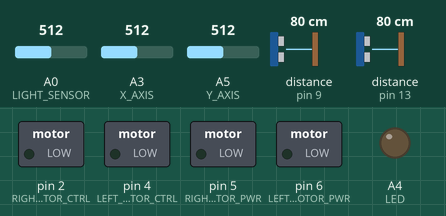
A sketch run on a simulated Arduino Uno, built with avr-gcc and run on an emulated ATmega328P. On the bench: switched loads named in the sketch (green lamp = pin HIGH), output pins drawn as LEDs (lit = HIGH). Inputs (shaded band) come from the test bench; at power-on: A0 (LIGHT_SENSOR) = 512, A3 (X_AXIS) = 512, A5 (Y_AXIS) = 512, distance to the obstacle (sensors on pin 9, pin 13) 80 cm. The echo pulse lasts 58.3 µs per cm; pins used as bus, display or sensor lines are not drawn.

Above: at 1.2 s.
1.3 s: A0 (LIGHT_SENSOR) set to 492
At 2.5 s:
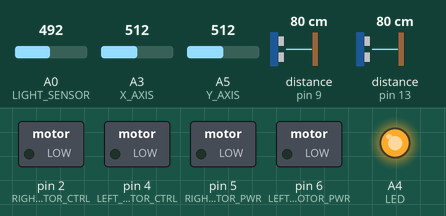
2.8 s: A3 (X_AXIS) set to 716
At 4.0 s:
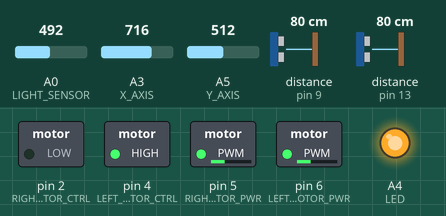
4.3 s: A5 (Y_AXIS) set to 545
5.8 s: A5 (Y_AXIS) set to 563
At 6.5 s:
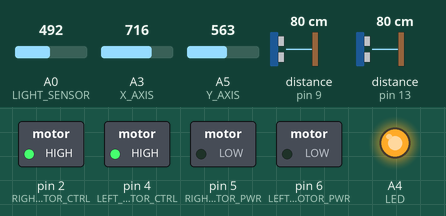
7.3 s: A0 (LIGHT_SENSOR) set to 510
At 7.9 s:
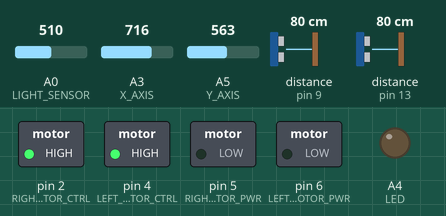
8.8 s: A5 (Y_AXIS) set to 511
At 10.1 s:
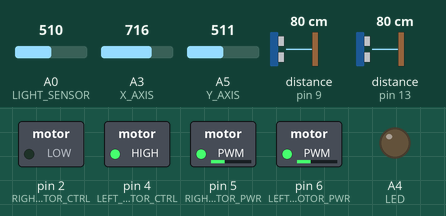
Timing chart, 0 to 11.3 s (numbered marks = the images above; inputs shaded):
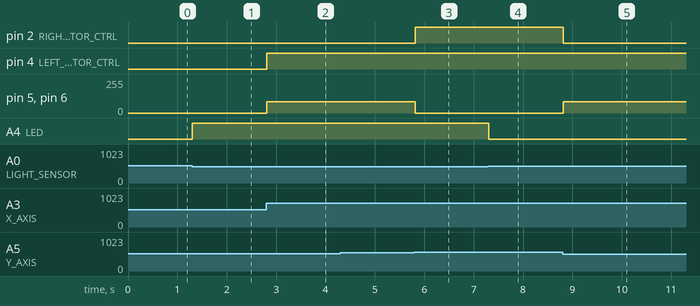

Measured:
- the behaviour switches between 500 and 499 on A0 (LIGHT_SENSOR) (found by bisection; images 0 and 1)
- the behaviour switches between 562 and 563 on A5 (Y_AXIS) (found by bisection; images 2 and 3)
- after the input at 1.3 s, A4 (LED): LOW → HIGH at once
- after the input at 2.8 s, pin 4 (LEFT_MOTOR_CTRL): LOW → HIGH at once; pin 5 (RIGHT_MOTOR_PWR), pin 6 (LEFT_MOTOR_PWR): 0/255 → 85/255 at once
- after the input at 4.3 s, every drawn part: stays the same
- after the input at 5.8 s, pin 2 (RIGHT_MOTOR_CTRL): LOW → HIGH at once; pin 5 (RIGHT_MOTOR_PWR), pin 6 (LEFT_MOTOR_PWR): 85/255 → 0/255 at once
- after the input at 7.3 s, A4 (LED): HIGH → LOW at once
- after the input at 8.8 s, pin 2 (RIGHT_MOTOR_CTRL): HIGH → LOW at once; pin 5 (RIGHT_MOTOR_PWR), pin 6 (LEFT_MOTOR_PWR): 0/255 → 85/255 at once

The sketch:

Cod_masina_infrared.ino
```cpp
// Pin Definitions
const int X_AXIS = A3;
const int Y_AXIS = A5;
const int LIGHT_SENSOR = A0;
const int LED = A4;

const int RIGHT_MOTOR_CTRL = 2;
const int RIGHT_MOTOR_PWR = 5;
const int LEFT_MOTOR_CTRL = 4;
const int LEFT_MOTOR_PWR = 6;

const int FRONT_TRIGGER_PIN = 10;
const int FRONT_ECHO_PIN = 9;
const int REAR_TRIGGER_PIN = 12;
const int REAR_ECHO_PIN = 13;

// Thresholds and constants
const int DEADZONE = 50;
const int LIGHT_THRESHOLD = 500;
const int MAX_SPEED = 255;
const long OBSTACLE_THRESHOLD_CM = 15;

// Variables
int joystickX = 0;
int joystickY = 0;

// MotorMovement class
class MotorMovement {
public:
  void moveForward(int speed) {
    digitalWrite(RIGHT_MOTOR_CTRL, HIGH);
    digitalWrite(LEFT_MOTOR_CTRL, HIGH);
    analogWrite(RIGHT_MOTOR_PWR, speed);
    analogWrite(LEFT_MOTOR_PWR, speed);
  }

  void moveBackward(int speed) {
    digitalWrite(RIGHT_MOTOR_CTRL, LOW);
    digitalWrite(LEFT_MOTOR_CTRL, LOW);
    analogWrite(RIGHT_MOTOR_PWR, speed);
    analogWrite(LEFT_MOTOR_PWR, speed);
  }

  void turnRight(int speed) {
    digitalWrite(RIGHT_MOTOR_CTRL, LOW);
    digitalWrite(LEFT_MOTOR_CTRL, HIGH);
    analogWrite(RIGHT_MOTOR_PWR, speed);
    analogWrite(LEFT_MOTOR_PWR, speed);
  }

  void turnLeft(int speed) {
    digitalWrite(RIGHT_MOTOR_CTRL, HIGH);
    digitalWrite(LEFT_MOTOR_CTRL, LOW);
    analogWrite(RIGHT_MOTOR_PWR, speed);
    analogWrite(LEFT_MOTOR_PWR, speed);
  }

  void stopMotors() {
    analogWrite(RIGHT_MOTOR_PWR, 0);
    analogWrite(LEFT_MOTOR_PWR, 0);
    digitalWrite(RIGHT_MOTOR_CTRL, LOW);
    digitalWrite(LEFT_MOTOR_CTRL, LOW);
  }
};

// UltrasonicSensor class
class UltrasonicSensor {
public:
  long getDistance(int triggerPin, int echoPin) {
    digitalWrite(triggerPin, LOW);
    delayMicroseconds(2);
    digitalWrite(triggerPin, HIGH);
    delayMicroseconds(10);
    digitalWrite(triggerPin, LOW);

    long duration = pulseIn(echoPin, HIGH);
    return duration * 0.034 / 2;
  }
};

// Create objects
MotorMovement motor;
UltrasonicSensor ultrasonic;

void setup() {
  // Initialize pins
  pinMode(LED, OUTPUT);
  pinMode(RIGHT_MOTOR_CTRL, OUTPUT);
  pinMode(RIGHT_MOTOR_PWR, OUTPUT);
  pinMode(LEFT_MOTOR_CTRL, OUTPUT);
  pinMode(LEFT_MOTOR_PWR, OUTPUT);
  pinMode(FRONT_TRIGGER_PIN, OUTPUT);
  pinMode(FRONT_ECHO_PIN, INPUT);
  pinMode(REAR_TRIGGER_PIN, OUTPUT);
  pinMode(REAR_ECHO_PIN, INPUT);

  Serial.begin(9600); // For debugging
}

void loop() {
  joystickX = analogRead(X_AXIS) - 512;
  joystickY = analogRead(Y_AXIS) - 512;

  int lightLevel = analogRead(LIGHT_SENSOR);
  digitalWrite(LED, lightLevel < LIGHT_THRESHOLD ? HIGH : LOW);

  if (abs(joystickX) < DEADZONE && abs(joystickY) < DEADZONE) {
    motor.stopMotors(); // Full stop
    return;
  }

  long frontDistance = ultrasonic.getDistance(FRONT_TRIGGER_PIN, FRONT_ECHO_PIN);
  long rearDistance = ultrasonic.getDistance(REAR_TRIGGER_PIN, REAR_ECHO_PIN);

  // Miscare fata-spate
  if (joystickY > DEADZONE && frontDistance > OBSTACLE_THRESHOLD_CM) {
    motor.moveForward(map(joystickY, DEADZONE, 512, 0, MAX_SPEED));
  } else if (joystickY < -DEADZONE && rearDistance > OBSTACLE_THRESHOLD_CM) {
    motor.moveBackward(map(abs(joystickY), DEADZONE, 512, 0, MAX_SPEED));
  }
  // Miscare rotativa
  else if (joystickX > DEADZONE) {
    motor.turnRight(map(joystickX, DEADZONE, 512, 0, MAX_SPEED));
  } else if (joystickX < -DEADZONE) {
    motor.turnLeft(map(abs(joystickX), DEADZONE, 512, 0, MAX_SPEED));
  } else {
    motor.stopMotors();
  }
}
```
